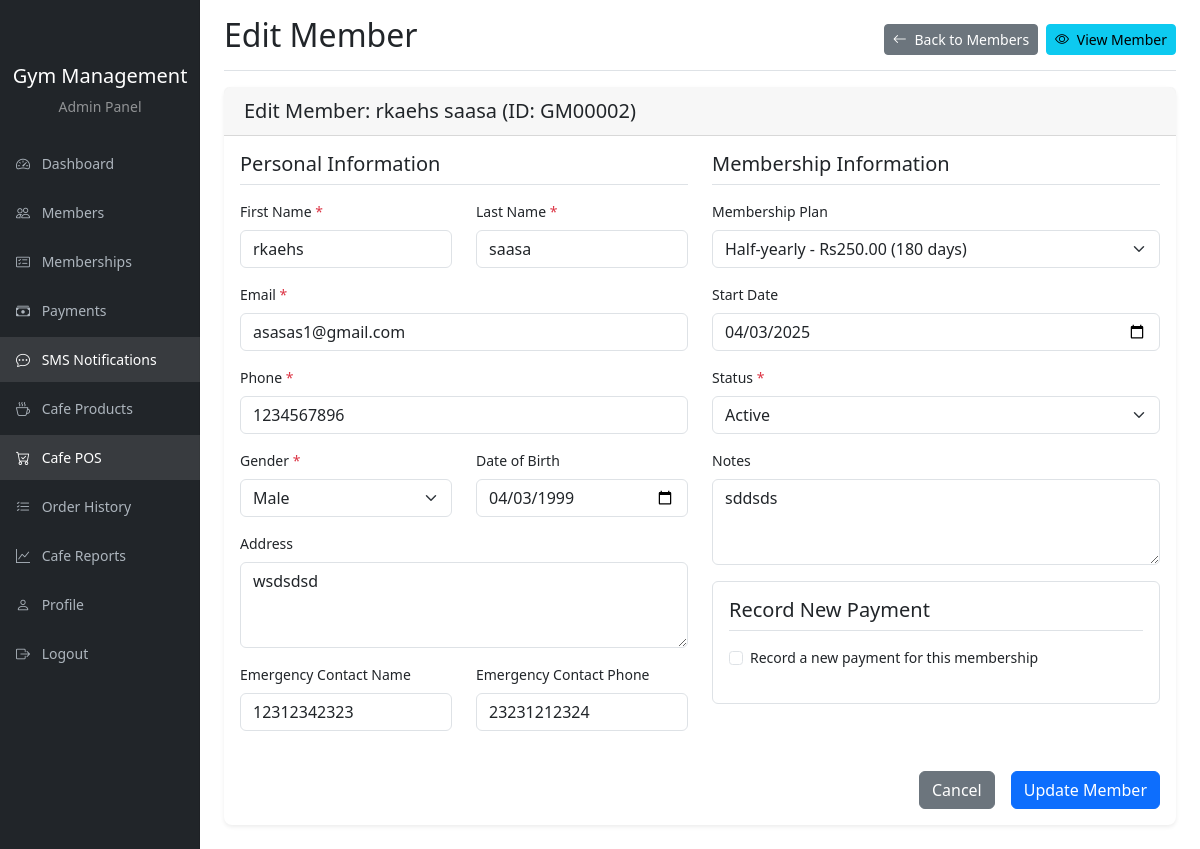
Screenshot of /admin/edit-member.php?id=2 (signed in) with the database file from the repository.
### tables this page shows
CREATE TABLE `gym_members` (
  `id` int(11) NOT NULL,
  `member_id` varchar(20) NOT NULL COMMENT 'Custom member ID for display',
  `first_name` varchar(50) NOT NULL,
  `last_name` varchar(50) NOT NULL,
  `email` varchar(100) NOT NULL,
  `phone` varchar(20) NOT NULL,
  `gender` enum('male','female','other') NOT NULL,
  `date_of_birth` date DEFAULT NULL,
  `address` text DEFAULT NULL,
  `emergency_contact_name` varchar(100) DEFAULT NULL,
  `emergency_contact_phone` varchar(20) DEFAULT NULL,
  `membership_id` int(11) DEFAULT NULL,
  `membership_start_date` date DEFAULT NULL,
  `membership_end_date` date DEFAULT NULL,
  `status` enum('active','inactive','pending') DEFAULT 'active',
  `notes` text DEFAULT NULL,
  `profile_image` varchar(255) DEFAULT NULL,
  `created_at` timestamp NOT NULL DEFAULT current_timestamp(),
  `updated_at` timestamp NOT NULL DEFAULT current_timestamp() ON UPDATE current_timestamp()
);

CREATE TABLE `membership_plans` (
  `id` int(11) NOT NULL,
  `name` varchar(100) NOT NULL,
  `duration` int(11) NOT NULL COMMENT 'Duration in days',
  `price` decimal(10,2) NOT NULL,
  `description` text DEFAULT NULL,
  `status` enum('active','inactive') DEFAULT 'active',
  `created_at` timestamp NOT NULL DEFAULT current_timestamp(),
  `updated_at` timestamp NOT NULL DEFAULT current_timestamp() ON UPDATE current_timestamp()
);

### admin/edit-member.php (the view, shortened to what this page needs)
<?php
require_once '../includes/db.php';
$member = null;
$member_id = (int)$_GET['id'];
$tables_exist = true;
$membership_plans = [];
if ($tables_exist) {
    $result = $conn->query("SELECT id, name, duration, price FROM membership_plans ORDER BY duration ASC");
    if ($result) {
        $membership_plans = $result;
    }
}
try {
    $stmt = $conn->prepare("SELECT * FROM gym_members WHERE id = ?");
    $stmt->bind_param("i", $member_id);
    $stmt->execute();
    $result = $stmt->get_result();
    $member = $result->fetch_assoc();
} catch (Exception $e) {
    $error = "Error: " . $e->getMessage();
}
?>
<!DOCTYPE html>
<html lang="en">
<head>
    <link href="https://cdn.jsdelivr.net/npm/bootstrap@5.3.0/dist/css/bootstrap.min.css" rel="stylesheet">
    <link rel="stylesheet" href="https://cdn.jsdelivr.net/npm/bootstrap-icons@1.10.0/font/bootstrap-icons.css">
    <link rel="stylesheet" href="../assets/css/admin.css">
</head>
<body>
    <div class="container-fluid">
        <div class="row">
            <?php include 'sidebar.php'; ?>
            <main class="col-md-9 ms-sm-auto col-lg-10 px-md-4">
                <div class="d-flex justify-content-between flex-wrap flex-md-nowrap align-items-center pt-3 pb-2 mb-3 border-bottom">
                    <h1 class="h2">Edit Member</h1>
                    <div class="btn-toolbar mb-2 mb-md-0">
                        <a href="members.php" class="btn btn-sm btn-secondary me-2">
                            <i class="bi bi-arrow-left me-1"></i> Back to Members
                        </a>
                        <a href="view-member.php?id=<?php echo $member_id; ?>" class="btn btn-sm btn-info">
                            <i class="bi bi-eye me-1"></i> View Member
                        </a>
                    </div>
                </div>
                <?php if ($tables_exist && $member): ?>
                    <div class="card">
                        <div class="card-header">
                            <h5 class="card-title mb-0">Edit Member: <?php echo htmlspecialchars($member['first_name'] . ' ' . $member['last_name']); ?> (ID: <?php echo htmlspecialchars($member['member_id']); ?>)</h5>
                        </div>
                        <div class="card-body">
                            <form method="POST" action="">
                                <div class="row">
                                    <div class="col-md-6">
                                        <h5 class="border-bottom pb-2 mb-3">Personal Information</h5>
                                        <div class="row mb-3">
                                            <div class="col-md-6">
                                                <label for="first_name" class="form-label">First Name <span class="text-danger">*</span></label>
                                                <input type="text" class="form-control" id="first_name" name="first_name" value="<?php echo htmlspecialchars($member['first_name']); ?>" required>
                                            </div>
                                            <div class="col-md-6">
                                                <label for="last_name" class="form-label">Last Name <span class="text-danger">*</span></label>
                                                <input type="text" class="form-control" id="last_name" name="last_name" value="<?php echo htmlspecialchars($member['last_name']); ?>" required>
                                            </div>
                                        </div>
                                        <div class="mb-3">
                                            <label for="email" class="form-label">Email <span class="text-danger">*</span></label>
                                            <input type="email" class="form-control" id="email" name="email" value="<?php echo htmlspecialchars($member['email']); ?>" required>
                                        </div>
                                        <div class="mb-3">
                                            <label for="phone" class="form-label">Phone <span class="text-danger">*</span></label>
                                            <input type="text" class="form-control" id="phone" name="phone" value="<?php echo htmlspecialchars($member['phone']); ?>" required>
                                        </div>
                                        <div class="row mb-3">
                                            <div class="col-md-6">
                                                <label for="gender" class="form-label">Gender <span class="text-danger">*</span></label>
                                                <select class="form-select" id="gender" name="gender" required>
                                                    <option value="male" <?php echo $member['gender'] === 'male' ? 'selected' : ''; ?>>Male</option>
                                                </select>
                                            </div>
                                            <div class="col-md-6">
                                                <label for="date_of_birth" class="form-label">Date of Birth</label>
                                                <input type="date" class="form-control" id="date_of_birth" name="date_of_birth" value="<?php echo $member['date_of_birth']; ?>">
                                            </div>
                                        </div>
                                        <div class="mb-3">
                                            <label for="address" class="form-label">Address</label>
                                            <textarea class="form-control" id="address" name="address" rows="3"><?php echo htmlspecialchars($member['address']); ?></textarea>
                                        </div>
                                        <div class="row mb-3">
                                            <div class="col-md-6">
                                                <label for="emergency_contact_name" class="form-label">Emergency Contact Name</label>
                                                <input type="text" class="form-control" id="emergency_contact_name" name="emergency_contact_name" value="<?php echo htmlspecialchars($member['emergency_contact_name']); ?>">
                                            </div>
                                            <div class="col-md-6">
                                                <label for="emergency_contact_phone" class="form-label">Emergency Contact Phone</label>
                                                <input type="text" class="form-control" id="emergency_contact_phone" name="emergency_contact_phone" value="<?php echo htmlspecialchars($member['emergency_contact_phone']); ?>">
                                            </div>
                                        </div>
                                    </div>
                                    <div class="col-md-6">
                                        <h5 class="border-bottom pb-2 mb-3">Membership Information</h5>
                                        <div class="mb-3">
                                            <label for="membership_id" class="form-label">Membership Plan</label>
                                            <select class="form-select" id="membership_id" name="membership_id">
                                                <?php if (is_object($membership_plans) && $membership_plans->num_rows > 0): ?>
                                                    <?php while ($plan = $membership_plans->fetch_assoc()): ?>
                                                        <option value="<?php echo $plan['id']; ?>"
                                                                data-price="<?php echo $plan['price']; ?>"
                                                                data-name="<?php echo htmlspecialchars($plan['name']); ?>"
                                                                <?php echo ($member['membership_id'] == $plan['id']) ? 'selected' : ''; ?>>
                                                            <?php echo htmlspecialchars($plan['name']); ?> - Rs<?php echo number_format($plan['price'], 2); ?> (<?php echo $plan['duration']; ?> days)
                                                        </option>
                                                    <?php endwhile; ?>
                                                <?php endif; ?>
                                            </select>
                                        </div>
                                        <div class="mb-3">
                                            <label for="membership_start_date" class="form-label">Start Date</label>
                                            <input type="date" class="form-control" id="membership_start_date" name="membership_start_date" value="<?php echo $member['membership_start_date']; ?>">
                                        </div>
                                        <div class="mb-3">
                                            <label for="status" class="form-label">Status <span class="text-danger">*</span></label>
                                            <select class="form-select" id="status" name="status" required>
                                                <option value="active" <?php echo $member['status'] === 'active' ? 'selected' : ''; ?>>Active</option>
                                            </select>
                                        </div>
                                        <div class="mb-3">
                                            <label for="notes" class="form-label">Notes</label>
                                            <textarea class="form-control" id="notes" name="notes" rows="3"><?php echo htmlspecialchars($member['notes']); ?></textarea>
                                        </div>
                                        <div id="payment_section" class="border p-3 rounded mb-3" style="display: none;">
                                            <h5 class="border-bottom pb-2 mb-3">Record New Payment</h5>
                                            <div class="form-check mb-3">
                                                <input class="form-check-input" type="checkbox" id="record_payment" name="record_payment" value="1">
                                                <label class="form-check-label" for="record_payment">
                                                    Record a new payment for this membership
                                                </label>
                                            </div>
                                        </div>
                                    </div>
                                </div>
                                <div class="d-grid gap-2 d-md-flex justify-content-md-end mt-4">
                                    <a href="members.php" class="btn btn-secondary me-md-2">Cancel</a>
                                    <button type="submit" class="btn btn-primary">Update Member</button>
                                </div>
                            </form>
                        </div>
                    </div>
                <?php endif; ?>
            </main>
        </div>
    </div>
</body>
</html>

### assets/css/admin.css (style rules this page uses)
body { font-size: .875rem; }
.card { margin-bottom: 1.5rem; box-shadow: 0 0.125rem 0.25rem rgba(0, 0, 0, 0.075); border: none; border-radius: 0.5rem; }
.card-header { background-color: rgba(0, 0, 0, 0.03); border-bottom: 1px solid rgba(0, 0, 0, 0.125); padding: 0.75rem 1.25rem; }

### rows the page displays
gym_members: first_name+last_name "rkaehs saasa", member "GM00002", first_name "rkaehs", last_name "saasa", email "asasas1@gmail.com", phone "1234567896", gender "Male", date_of_birth "04/03/1999", address "wsdsdsd", emergency_contact_name "12312342323", emergency_contact_phone "23231212324", membership_id "Half-yearly - Rs250.00 (180 days)", membership_start_date "04/03/2025", status "Active", notes "sddsds"
